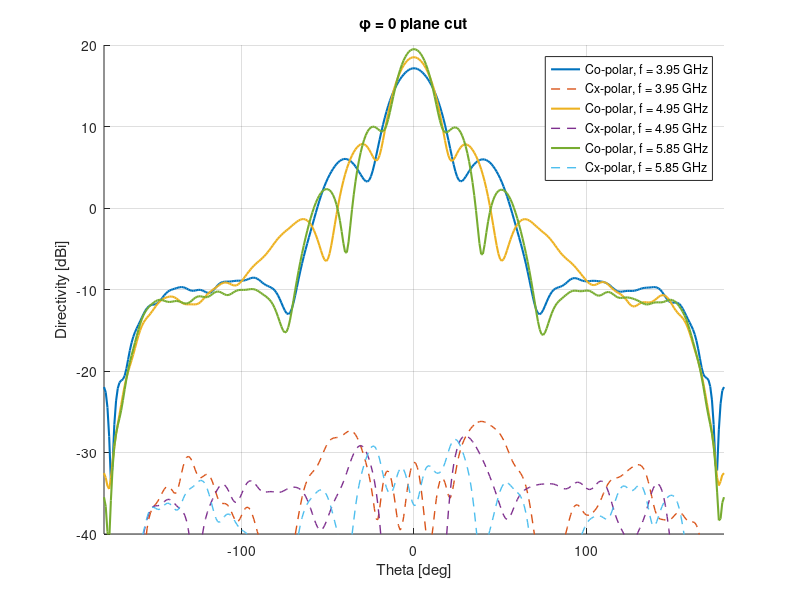
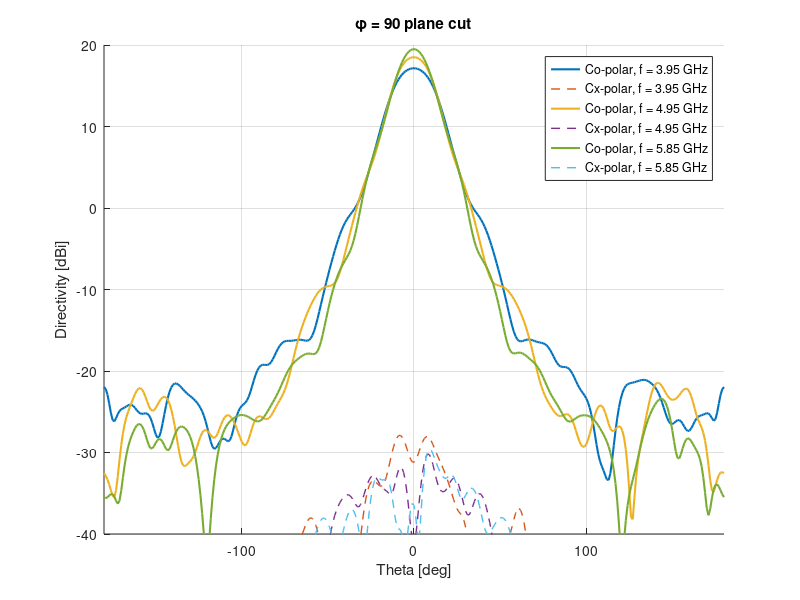

Recreate these plots in MATLAB, in order.
clear all; close all; clc;

load BL206_FF_Data_ETheta_EPhi.mat

% [phi, data, freq]

%% Angular and frequency data
phi = (data.axes(1).data).*(180/pi);    % deg
theta = (data.axes(2).data).*(180/pi);  % deg
freq = (data.axes(3).data);             % Hz

[THE, PHI] = meshgrid(theta.*(pi/180), phi.*(pi/180)); % rad

%% Field data
Ethe_real = data.layers(1).data;
Ethe_imag = data.layers(2).data;
Ethe = Ethe_real + 1j.*(Ethe_imag);
Ephi_real = data.layers(3).data;
Ephi_imag = data.layers(4).data;
Ephi = Ephi_real + 1j.*(Ephi_imag);

%% Find indeces of E and H planes
phi_00 = 1;
phi_90 = find(abs(phi-90)<1e-5);

%% Polarization offset of co-pol
phi0 = 0.*(pi/180);      % rad

%% Plot 3 frequencies
figure(1); hold on; grid on;
figure(2); hold on; grid on;
for ii = 1:4:numel(freq)
    fr = freq(ii)/1e9;
    E0 = squeeze(Ethe(:,:,ii));
    E1 = squeeze(Ephi(:,:,ii));
    Eco = E0.*cos(PHI-phi0) - E1.*sin(PHI-phi0);
    Ecx = E0.*sin(PHI-phi0) + E1.*cos(PHI-phi0);
    figure(1); plot(theta, 20*log10(abs(Eco(phi_00, :))), 'LineWidth',1.5, 'DisplayName', ['Co-polar, f = ', num2str(fr), ' GHz'])
    figure(1); plot(theta, 20*log10(abs(Ecx(phi_00, :))), '--','LineWidth',1.0, 'DisplayName', ['Cx-polar, f = ', num2str(fr), ' GHz'])
    figure(2); plot(theta, 20*log10(abs(Eco(phi_90, :))), 'LineWidth',1.5, 'DisplayName', ['Co-polar, f = ', num2str(fr), ' GHz'])
    figure(2); plot(theta, 20*log10(abs(Ecx(phi_90, :))), '--','LineWidth',1.0, 'DisplayName', ['Cx-polar, f = ', num2str(fr), ' GHz'])
end
figure(1);
title('\phi = 0 plane cut');
xlabel('Theta [deg]');          xlim([theta(1) theta(end)]);
ylabel('Directivity [dBi]');    ylim([-40 20]);
legend show;
figure(2);
title('\phi = 90 plane cut');
xlabel('Theta [deg]');          xlim([theta(1) theta(end)]);
ylabel('Directivity [dBi]');    ylim([-40 20]);
legend show;
